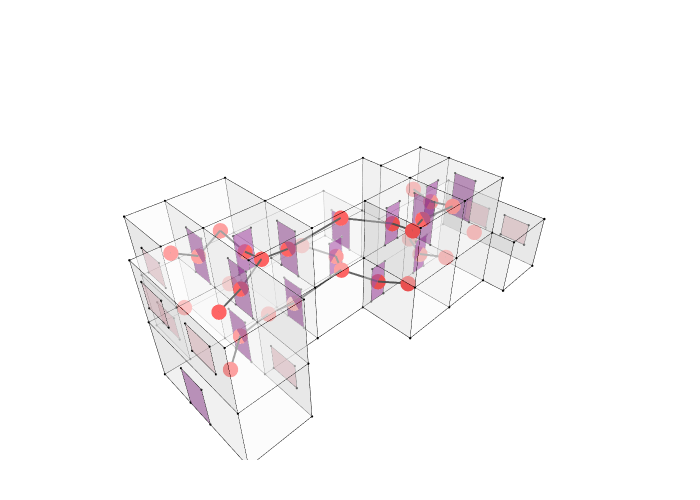

The cell this chart's notebook holds for it:
### Markdown cell above
## 9. Show Circulation Graph Overlaid on Geometry

### Code cell
ap_cluster = Cluster.ByTopologies(aperture_faces)
Topology.Show(cc, ap_cluster, g_circ,
              faceColorKey="color",
              vertexSizeKey="size",
              vertexColorKey="color",
              edgeWidthKey="width",
              edgeColorKey="color",
              faceOpacity=0.4,
              backgroundColor="white",
              width=700,
              height=500,
              renderer=renderer)

### Figure 1 — Plotly figure (JSON) as saved in the notebook; plotly's stock layout.template omitted (floating-point values rounded to 4 significant figures; data arrays with more than 128 entries replaced by an {"elided": "..."} marker saying what was removed)
{"data": [{"customdata": ["", "", "", "", "", "", "", "", "", "", "", "", "", "", "", "", "", "", "", "", "", "", "", "", "", "", "", "", "", "", "", "", "", "", "", "", "", "", "", "", "", "", "", "", "", "", "", "", "", "", "", "", "", "", "", "", "", "", "", "", "", "", "", "", "", "", "", ""], "hoverinfo": "text", "hovertemplate": ["Click ", "Click ", "Click ", "Click ", "Click ", "Click ", "Click ", "Click ", "Click ", "Click ", "Click ", "Click ", "Click ", "Click ", "Click ", "Click ", "Click ", "Click ", "Click ", "Click ", "Click ", "Click ", "Click ", "Click ", "Click ", "Click ", "Click ", "Click ", "Click ", "Click ", "Click ", "Click ", "Click ", "Click ", "Click ", "Click ", "Click ", "Click ", "Click ", "Click ", "Click ", "Click ", "Click ", "Click ", "Click ", "Click ", "Click ", "Click ", "Click ", "Click ", "Click ", "Click ", "Click ", "Click ", "Click ", "Click ", "Click ", "Click ", "Click ", "Click ", "Click ", "Click ", "Click ", "Click ", "Click ", "Click ", "Click ", "Click "], "hovertext": ["", "", "", "", "", "", "", "", "", "", "", "", "", "", "", "", "", "", "", "", "", "", "", "", "", "", "", "", "", "", "", "", "", "", "", "", "", "", "", "", "", "", "", "", "", "", "", "", "", "", "", "", "", "", "", "", "", "", "", "", "", "", "", "", "", "", "", ""], "legendgroup": "1", "legendrank": 1, "marker": {"color": ["#000000", "#000000", "#000000", "#000000", "#000000", "#000000", "#000000", "#000000", "#000000", "#000000", "#000000", "#000000", "#000000", "#000000", "#000000", "#000000", "#000000", "#000000", "#000000", "#000000", "#000000", "#000000", "#000000", "#000000", "#000000", "#000000", "#000000", "#000000", "#000000", "#000000", "#000000", "#000000", "#000000", "#000000", "#000000", "#000000", "#000000", "#000000", "#000000", "#000000", "#000000", "#000000", "#000000", "#000000", "#000000", "#000000", "#000000", "#000000", "#000000", "#000000", "#000000", "#000000", "#000000", "#000000", "#000000", "#000000", "#000000", "#000000", "#000000", "#000000", "#000000", "#000000", "#000000", "#000000", "#000000", "#000000", "#000000", "#000000"], "line": {"width": 0}, "opacity": 1, "size": [2.8, 2.8, 2.8, 2.8, 2.8, 2.8, 2.8, 2.8, 2.8, 2.8, 2.8, 2.8, 2.8, 2.8, 2.8, 2.8, 2.8, 2.8, 2.8, 2.8, 2.8, 2.8, 2.8, 2.8, 2.8, 2.8, 2.8, 2.8, 2.8, 2.8, 2.8, 2.8, 2.8, 2.8, 2.8, 2.8, 2.8, 2.8, 2.8, 2.8, 2.8, 2.8, 2.8, 2.8, 2.8, 2.8, 2.8, 2.8, 2.8, 2.8, 2.8, 2.8, 2.8, 2.8, 2.8, 2.8, 2.8, 2.8, 2.8, 2.8, 2.8, 2.8, 2.8, 2.8, 2.8, 2.8, 2.8, 2.8], "sizemode": "diameter", "symbol": "circle"}, "mode": "markers", "name": "1: Untitled (Vertices)", "showlegend": false, "text": ["", "", "", "", "", "", "", "", "", "", "", "", "", "", "", "", "", "", "", "", "", "", "", "", "", "", "", "", "", "", "", "", "", "", "", "", "", "", "", "", "", "", "", "", "", "", "", "", "", "", "", "", "", "", "", "", "", "", "", "", "", "", "", "", "", "", "", ""], "type": "scatter3d", "x": [16310, 16310, 10310, 10310, 16310, 16310, 10310, 10310, 7310, 7310, 7310, 7310, 10310, 13310, 16310, 16310, 10310, 13310, 16310, 16310, 10310, 7310, 7310, 10310, 5512.0, 5512.0, 5512.0, 5512.0, 7310, 7310, 16310, 10310, 13310, 16310, 16310, 16310, 13310, 16310, 13310, 19310, 19310, 19310, 19310, 5512.0, 5512.0, 7310, 4310, 4310, 7310, 4310, 4310, 7310, 16310, 13310, 19310, 19310, 19310, 19310, 22310, 19310, 22310, 22310, 19310, 22310, 4310, 4310, 7310, 19310], "y": [-760, 2240, 2240, -760, -760, 2240, 2240, -760, 2240, -760, 2240, -760, -3760, -3760, -3760, -1962.0, -3760, -3760, -3760, -1962.0, 2240, 2240, -760, -760, 2240, -760, 2240, -760, -3760, -3760, -760, -3760, -3760, -3760, -1962.0, -6760, -6760, -6760, -6760, -1962.0, -3760, -1962.0, -3760, 2240, -760, -3760, -760, -6760, -6760, -760, -6760, -6760, -6760, -6760, -1962.0, -3760, -6760, -6760, -1962.0, -7962.0, -7962.0, -1962.0, -7962.0, -7962.0, -760, -6760, -6760, -6760], "z": [3000, 3000, 3000, 3000, 0, 0, 0, 0, 3000, 3000, 0, 0, 3000, 3000, 3000, 3000, 0, 0, 0, 0, 6000, 6000, 6000, 6000, 3000, 3000, 0, 0, 3000, 0, 6000, 6000, 6000, 6000, 6000, 3000, 3000, 0, 0, 3000, 3000, 0, 0, 6000, 6000, 6000, 3000, 3000, 3000, 0, 0, 0, 6000, 6000, 6000, 6000, 3000, 0, 3000, 3000, 3000, 0, 0, 0, 6000, 6000, 6000, 6000]}, {"hoverinfo": "text", "hovertext": [], "legendgroup": "2", "legendrank": 2, "line": {"color": "#000000", "dash": "solid", "width": 1}, "marker": {"color": "#000000", "size": 0.25, "symbol": "circle"}, "mode": "markers+lines", "name": "1: Untitled (Edges)", "showlegend": false, "text": [], "type": "scatter3d", "x": {"elided": "411 float values"}, "y": {"elided": "411 float values"}, "z": {"elided": "411 int values"}}, {"cmax": 1, "cmin": 0, "color": "#FAFAFA", "colorscale": [[0, "#440154"], [0.1111, "#482878"], [0.2222, "#3e4989"], [0.3333, "#31688e"], [0.4444, "#26828e"], [0.5556, "#1f9e89"], [0.6667, "#35b779"], [0.7778, "#6ece58"], [0.8889, "#b5de2b"], [1, "#fde725"]], "facecolor": {"elided": "192 str values"}, "flatshading": true, "hoverinfo": "text", "hovertext": {"elided": "192 str values"}, "i": {"elided": "192 int values"}, "j": {"elided": "192 int values"}, "k": {"elided": "192 int values"}, "legendgroup": "3", "legendrank": 3, "lighting": {"facenormalsepsilon": 0}, "name": "1: Untitled (Faces)", "opacity": 0.4, "showlegend": false, "showscale": false, "text": {"elided": "192 str values"}, "type": "mesh3d", "x": [16310, 10310, 10310, 16310, 16310, 16310, 10310, 10310, 7310, 7310, 7310, 7310, 13310, 10310, 16310, 16310, 10310, 13310, 16310, 16310, 7310, 10310, 7310, 10310, 5512.0, 5512.0, 5512.0, 5512.0, 7310, 7310, 16310, 10310, 13310, 16310, 16310, 13310, 16310, 16310, 13310, 19310, 19310, 19310, 19310, 5512.0, 5512.0, 7310, 4310, 4310, 7310, 4310, 4310, 7310, 16310, 13310, 19310, 19310, 19310, 19310, 22310, 19310, 22310, 22310, 19310, 22310, 4310, 4310, 7310, 19310], "y": [2240, 2240, -760, -760, -760, 2240, 2240, -760, 2240, -760, 2240, -760, -3760, -3760, -1962.0, -3760, -3760, -3760, -3760, -1962.0, 2240, 2240, -760, -760, 2240, -760, 2240, -760, -3760, -3760, -760, -3760, -3760, -3760, -1962.0, -6760, -6760, -6760, -6760, -1962.0, -3760, -1962.0, -3760, 2240, -760, -3760, -760, -6760, -6760, -760, -6760, -6760, -6760, -6760, -1962.0, -3760, -6760, -6760, -7962.0, -7962.0, -1962.0, -1962.0, -7962.0, -7962.0, -760, -6760, -6760, -6760], "z": [3000, 3000, 3000, 3000, 0, 0, 0, 0, 3000, 3000, 0, 0, 3000, 3000, 3000, 3000, 0, 0, 0, 0, 6000, 6000, 6000, 6000, 3000, 3000, 0, 0, 3000, 0, 6000, 6000, 6000, 6000, 6000, 3000, 3000, 0, 0, 3000, 3000, 0, 0, 6000, 6000, 6000, 3000, 3000, 3000, 0, 0, 0, 6000, 6000, 6000, 6000, 3000, 0, 3000, 3000, 3000, 0, 0, 0, 6000, 6000, 6000, 6000]}, {"customdata": ["", "", "", "", "", "", "", "", "", "", "", "", "", "", "", "", "", "", "", "", "", "", "", "", "", "", "", "", "", "", "", "", "", "", "", "", "", "", "", "", "", "", "", "", "", "", "", "", "", "", "", "", "", "", "", "", "", "", "", "", "", "", "", "", "", "", "", "", "", "", "", "", "", "", "", "", "", "", "", "", "", "", "", "", "", "", "", ""], "hoverinfo": "text", "hovertemplate": ["Click ", "Click ", "Click ", "Click ", "Click ", "Click ", "Click ", "Click ", "Click ", "Click ", "Click ", "Click ", "Click ", "Click ", "Click ", "Click ", "Click ", "Click ", "Click ", "Click ", "Click ", "Click ", "Click ", "Click ", "Click ", "Click ", "Click ", "Click ", "Click ", "Click ", "Click ", "Click ", "Click ", "Click ", "Click ", "Click ", "Click ", "Click ", "Click ", "Click ", "Click ", "Click ", "Click ", "Click ", "Click ", "Click ", "Click ", "Click ", "Click ", "Click ", "Click ", "Click ", "Click ", "Click ", "Click ", "Click ", "Click ", "Click ", "Click ", "Click ", "Click ", "Click ", "Click ", "Click ", "Click ", "Click ", "Click ", "Click ", "Click ", "Click ", "Click ", "Click ", "Click ", "Click ", "Click ", "Click ", "Click ", "Click ", "Click ", "Click ", "Click ", "Click ", "Click ", "Click ", "Click ", "Click ", "Click ", "Click "], "hovertext": ["", "", "", "", "", "", "", "", "", "", "", "", "", "", "", "", "", "", "", "", "", "", "", "", "", "", "", "", "", "", "", "", "", "", "", "", "", "", "", "", "", "", "", "", "", "", "", "", "", "", "", "", "", "", "", "", "", "", "", "", "", "", "", "", "", "", "", "", "", "", "", "", "", "", "", "", "", "", "", "", "", "", "", "", "", "", "", ""], "legendgroup": "5", "legendrank": 5, "marker": {"color": ["#000000", "#000000", "#000000", "#000000", "#000000", "#000000", "#000000", "#000000", "#000000", "#000000", "#000000", "#000000", "#000000", "#000000", "#000000", "#000000", "#000000", "#000000", "#000000", "#000000", "#000000", "#000000", "#000000", "#000000", "#000000", "#000000", "#000000", "#000000", "#000000", "#000000", "#000000", "#000000", "#000000", "#000000", "#000000", "#000000", "#000000", "#000000", "#000000", "#000000", "#000000", "#000000", "#000000", "#000000", "#000000", "#000000", "#000000", "#000000", "#000000", "#000000", "#000000", "#000000", "#000000", "#000000", "#000000", "#000000", "#000000", "#000000", "#000000", "#000000", "#000000", "#000000", "#000000", "#000000", "#000000", "#000000", "#000000", "#000000", "#000000", "#000000", "#000000", "#000000", "#000000", "#000000", "#000000", "#000000", "#000000", "#000000", "#000000", "#000000", "#000000", "#000000", "#000000", "#000000", "#000000", "#000000", "#000000", "#000000"], "line": {"width": 0}, "opacity": 1, "size": [2.8, 2.8, 2.8, 2.8, 2.8, 2.8, 2.8, 2.8, 2.8, 2.8, 2.8, 2.8, 2.8, 2.8, 2.8, 2.8, 2.8, 2.8, 2.8, 2.8, 2.8, 2.8, 2.8, 2.8, 2.8, 2.8, 2.8, 2.8, 2.8, 2.8, 2.8, 2.8, 2.8, 2.8, 2.8, 2.8, 2.8, 2.8, 2.8, 2.8, 2.8, 2.8, 2.8, 2.8, 2.8, 2.8, 2.8, 2.8, 2.8, 2.8, 2.8, 2.8, 2.8, 2.8, 2.8, 2.8, 2.8, 2.8, 2.8, 2.8, 2.8, 2.8, 2.8, 2.8, 2.8, 2.8, 2.8, 2.8, 2.8, 2.8, 2.8, 2.8, 2.8, 2.8, 2.8, 2.8, 2.8, 2.8, 2.8, 2.8, 2.8, 2.8, 2.8, 2.8, 2.8, 2.8, 2.8, 2.8], "sizemode": "diameter", "symbol": "circle"}, "mode": "markers", "name": "2: Untitled (Vertices)", "showlegend": false, "text": ["", "", "", "", "", "", "", "", "", "", "", "", "", "", "", "", "", "", "", "", "", "", "", "", "", "", "", "", "", "", "", "", "", "", "", "", "", "", "", "", "", "", "", "", "", "", "", "", "", "", "", "", "", "", "", "", "", "", "", "", "", "", "", "", "", "", "", "", "", "", "", "", "", "", "", "", "", "", "", "", "", "", "", "", "", "", "", ""], "type": "scatter3d", "x": [13900.0, 14810, 14810, 13900.0, 16310, 16310, 16310, 16310, 7310, 7310, 7310, 7310, 13900.0, 14810, 14810, 13900.0, 17190.0, 18100.0, 18100.0, 17190.0, 7310, 7310, 7310, 7310, 7310, 7310, 7310, 7310, 8538.0, 9446.0, 9446.0, 8538.0, 17670.0, 18580.0, 18580.0, 17670.0, 14750.0, 15660.0, 15660.0, 14750.0, 16310, 16310, 16310, 16310, 10310, 10310, 10310, 10310, 10310, 10310, 10310, 10310, 19310, 19310, 19310, 19310, 4310, 4310, 4310, 4310, 22310, 22310, 22310, 22310, 22310, 22310, 22310, 22310, 4310, 4310, 4310, 4310, 4310, 4310, 4310, 4310, 5512.0, 5512.0, 5512.0, 5512.0, 7310, 7310, 7310, 7310, 5512.0, 5512.0, 5512.0, 5512.0], "y": [-760, -760, -760, -760, 1614.0, 170.2, 170.2, 1614.0, -1621.0, -2801.0, -2801.0, -1621.0, -3760, -3760, -3760, -3760, -3760, -3760, -3760, -3760, 764.4, -415.6, -415.6, 764.4, -2294.0, -3474.0, -3474.0, -2294.0, -760, -760, -760, -760, -3760, -3760, -3760, -3760, -3760, -3760, -3760, -3760, -4080, -5260, -5260, -4080, -1494.0, -2674.0, -2674.0, -1494.0, -1621.0, -2801.0, -2801.0, -1621.0, -4223.0, -5403.0, -5403.0, -4223.0, -2836.0, -4280, -4280, -2836.0, -3376.0, -4820, -4820, -3376.0, -5796.0, -7240.0, -7240.0, -5796.0, -4340, -5784.0, -5784.0, -4340, -1322.0, -2766.0, -2766.0, -1322.0, 1277.0, -166.9, -166.9, 1277.0, -4500.0, -5943.0, -5943.0, -4500.0, 1277.0, -166.9, -166.9, 1277.0], "z": [0, 0, 2045.0, 2045.0, 2030, 2030, 0, 0, 2340.0, 2340.0, 0, 0, 0, 0, 2045.0, 2045.0, 0, 0, 2045.0, 2045.0, 5340.0, 5340.0, 3000, 3000, 5340.0, 5340.0, 3000, 3000, 3000, 3000, 5045.0, 5045.0, 3000, 3000, 5045.0, 5045.0, 3000, 3000, 5045.0, 5045.0, 5340.0, 5340.0, 3000, 3000, 5340.0, 5340.0, 3000, 3000, 2340.0, 2340.0, 0, 0, 5340.0, 5340.0, 3000, 3000, 2030, 2030, 0, 0, 2300.0, 2300.0, 1044.0, 1044.0, 2300.0, 2300.0, 1044.0, 1044.0, 5339.0, 5339.0, 4082.0, 4082.0, 5339.0, 5339.0, 4082.0, 4082.0, 4936.0, 4936.0, 3680, 3680, 2230, 2230, 973.5, 973.5, 2030, 2030, 773.5, 773.5]}, {"hoverinfo": "text", "hovertext": [], "legendgroup": "6", "legendrank": 6, "line": {"color": "#000000", "dash": "solid", "width": 1}, "marker": {"color": "#000000", "size": 0.25, "symbol": "circle"}, "mode": "markers+lines", "name": "2: Untitled (Edges)", "showlegend": false, "text": [], "type": "scatter3d", "x": {"elided": "264 float values"}, "y": {"elided": "264 float values"}, "z": {"elided": "264 float values"}}, {"cmax": 1, "cmin": 0, "color": "#FAFAFA", "colorscale": [[0, "#440154"], [0.1111, "#482878"], [0.2222, "#3e4989"], [0.3333, "#31688e"], [0.4444, "#26828e"], [0.5556, "#1f9e89"], [0.6667, "#35b779"], [0.7778, "#6ece58"], [0.8889, "#b5de2b"], [1, "#fde725"]], "facecolor": ["#800080", "#800080", "#800080", "#800080", "#800080", "#800080", "#800080", "#800080", "#800080", "#800080", "#800080", "#800080", "#800080", "#800080", "#800080", "#800080", "#800080", "#800080", "#800080", "#800080", "#800080", "#800080", "#800080", "#800080", "#800080", "#800080", "#800080", "#800080", "#800080", "#800080", "#FFC0CB", "#FFC0CB", "#FFC0CB", "#FFC0CB", "#FFC0CB", "#FFC0CB", "#FFC0CB", "#FFC0CB", "#FFC0CB", "#FFC0CB", "#FFC0CB", "#FFC0CB", "#FFC0CB", "#FFC0CB"], "flatshading": true, "hoverinfo": "text", "hovertext": ["Face_01", "Face_02", "Face_03", "Face_04", "Face_05", "Face_06", "Face_07", "Face_08", "Face_09", "Face_10", "Face_11", "Face_12", "Face_13", "Face_14", "Face_15", "Face_16", "Face_17", "Face_18", "Face_19", "Face_20", "Face_21", "Face_22", "Face_23", "Face_24", "Face_25", "Face_26", "Face_27", "Face_28", "Face_29", "Face_30", "Face_31", "Face_32", "Face_33", "Face_34", "Face_35", "Face_36", "Face_37", "Face_38", "Face_39", "Face_40", "Face_41", "Face_42", "Face_43", "Face_44"], "i": [0, 3, 4, 4, 8, 8, 12, 15, 16, 19, 20, 20, 24, 24, 28, 28, 32, 35, 36, 39, 40, 40, 44, 44, 48, 48, 52, 52, 56, 59, 60, 63, 64, 64, 68, 68, 72, 72, 76, 79, 80, 80, 84, 84], "j": [1, 1, 5, 6, 9, 10, 13, 13, 17, 17, 21, 22, 25, 26, 29, 30, 33, 33, 37, 37, 41, 42, 45, 46, 49, 50, 53, 54, 57, 57, 61, 60, 65, 66, 69, 70, 73, 74, 77, 76, 81, 82, 85, 86], "k": [2, 0, 6, 7, 10, 11, 14, 12, 18, 16, 22, 23, 26, 27, 30, 31, 34, 32, 38, 36, 42, 43, 46, 47, 50, 51, 54, 55, 58, 56, 62, 62, 66, 67, 70, 71, 74, 75, 78, 78, 82, 83, 86, 87], "legendgroup": "7", "legendrank": 7, "lighting": {"facenormalsepsilon": 0}, "name": "2: Untitled (Faces)", "opacity": 0.4, "showlegend": false, "showscale": false, "text": ["Face_01", "Face_02", "Face_03", "Face_04", "Face_05", "Face_06", "Face_07", "Face_08", "Face_09", "Face_10", "Face_11", "Face_12", "Face_13", "Face_14", "Face_15", "Face_16", "Face_17", "Face_18", "Face_19", "Face_20", "Face_21", "Face_22", "Face_23", "Face_24", "Face_25", "Face_26", "Face_27", "Face_28", "Face_29", "Face_30", "Face_31", "Face_32", "Face_33", "Face_34", "Face_35", "Face_36", "Face_37", "Face_38", "Face_39", "Face_40", "Face_41", "Face_42", "Face_43", "Face_44"], "type": "mesh3d", "x": [13900.0, 14810, 13900.0, 14810, 16310, 16310, 16310, 16310, 7310, 7310, 7310, 7310, 13900.0, 14810, 13900.0, 14810, 17190.0, 18100.0, 17190.0, 18100.0, 7310, 7310, 7310, 7310, 7310, 7310, 7310, 7310, 9446.0, 9446.0, 8538.0, 8538.0, 17670.0, 18580.0, 17670.0, 18580.0, 14750.0, 15660.0, 14750.0, 15660.0, 16310, 16310, 16310, 16310, 10310, 10310, 10310, 10310, 10310, 10310, 10310, 10310, 19310, 19310, 19310, 19310, 4310, 4310, 4310, 4310, 22310, 22310, 22310, 22310, 22310, 22310, 22310, 22310, 4310, 4310, 4310, 4310, 4310, 4310, 4310, 4310, 5512.0, 5512.0, 5512.0, 5512.0, 7310, 7310, 7310, 7310, 5512.0, 5512.0, 5512.0, 5512.0], "y": [-760, -760, -760, -760, 170.2, 170.2, 1614.0, 1614.0, -2801.0, -2801.0, -1621.0, -1621.0, -3760, -3760, -3760, -3760, -3760, -3760, -3760, -3760, -415.6, -415.6, 764.4, 764.4, -3474.0, -3474.0, -2294.0, -2294.0, -760, -760, -760, -760, -3760, -3760, -3760, -3760, -3760, -3760, -3760, -3760, -5260, -5260, -4080, -4080, -2674.0, -2674.0, -1494.0, -1494.0, -2801.0, -2801.0, -1621.0, -1621.0, -5403.0, -5403.0, -4223.0, -4223.0, -2836.0, -4280, -2836.0, -4280, -4820, -3376.0, -3376.0, -4820, -7240.0, -7240.0, -5796.0, -5796.0, -5784.0, -5784.0, -4340, -4340, -2766.0, -2766.0, -1322.0, -1322.0, -166.9, 1277.0, 1277.0, -166.9, -5943.0, -5943.0, -4500.0, -4500.0, -166.9, -166.9, 1277.0, 1277.0], "z": [0, 2045.0, 2045.0, 0, 2030, 0, 0, 2030, 2340.0, 0, 0, 2340.0, 0, 2045.0, 2045.0, 0, 0, 2045.0, 2045.0, 0, 5340.0, 3000, 3000, 5340.0, 5340.0, 3000, 3000, 5340.0, 3000, 5045.0, 5045.0, 3000, 3000, 5045.0, 5045.0, 3000, 3000, 5045.0, 5045.0, 3000, 5340.0, 3000, 3000, 5340.0, 5340.0, 3000, 3000, 5340.0, 2340.0, 0, 0, 2340.0, 5340.0, 3000, 3000, 5340.0, 2030, 0, 0, 2030, 1044.0, 1044.0, 2300.0, 2300.0, 2300.0, 1044.0, 1044.0, 2300.0, 5339.0, 4082.0, 4082.0, 5339.0, 5339.0, 4082.0, 4082.0, 5339.0, 3680, 3680, 4936.0, 4936.0, 2230, 973.5, 973.5, 2230, 2030, 773.5, 773.5, 2030]}, {"hoverinfo": "text", "hovertext": [], "legendgroup": "10", "legendrank": 10, "line": {"color": "#000000", "dash": "solid", "width": 4}, "marker": {"color": "#000000", "size": 1, "symbol": "circle"}, "mode": "markers+lines", "name": "3: Untitled Graph (Edges)", "showlegend": false, "text": [], "type": "scatter3d", "x": [8810, 8992.0, null, 8810, 8992.0, null, 13310, 15200.0, null, 14810, 15200.0, null, 14810, 16310.0, null, 5810, 7310.0, null, 8810, 7310.0, null, 14810, 14360.0, null, 13310, 14360.0, null, 8810, 7310.0, null, 6411.0, 7310.0, null, 13310, 10310.0, null, 8810, 10310.0, null, 17810, 17640.0, null, 17810, 17640.0, null, 5810, 7310.0, null, 8810, 7310.0, null, 17810, 16310.0, null, 17810, 18120.0, null, 17810, 18120.0, null, 13310, 14360.0, null, 13310, 14360.0, null, 13310, 10310.0, null, 8810, 10310.0, null], "y": [740, -760.0, null, -2260, -760.0, null, -2260, -3760.0, null, -5260, -3760.0, null, -5260, -4670.0, null, -3760, -2211.0, null, -2260, -2211.0, null, -5260, -3760.0, null, -2260, -3760.0, null, 740, 174.4, null, 740, 174.4, null, -2260, -2084.0, null, -2260, -2084.0, null, -5260, -3760.0, null, -2861.0, -3760.0, null, -3760, -2884.0, null, -2260, -2884.0, null, -5260, -4670.0, null, -2861.0, -3760.0, null, -5260, -3760.0, null, 740, -760.0, null, -2260, -760.0, null, -2260, -2211.0, null, -2260, -2211.0, null], "z": [4500, 4023.0, null, 4500, 4023.0, null, 4500, 4023.0, null, 4500, 4023.0, null, 4500, 4170.0, null, 1500, 1170.0, null, 1500, 1170.0, null, 1500, 1023.0, null, 1500, 1023.0, null, 4500, 4170.0, null, 4500, 4170.0, null, 4500, 4170.0, null, 4500, 4170.0, null, 1500, 1023.0, null, 1500, 1023.0, null, 4500, 4170.0, null, 4500, 4170.0, null, 4500, 4170.0, null, 4500, 4023.0, null, 4500, 4023.0, null, 1500, 1023.0, null, 1500, 1023.0, null, 1500, 1170.0, null, 1500, 1170.0, null]}, {"customdata": ["", "", "", "", "", "", "", "", "", "", "", "", "", "", "", "", "", "", "", "", "", "", "", "", "", "", "", "", "", ""], "hoverinfo": "text", "hovertemplate": ["Click ", "Click ", "Click ", "Click ", "Click ", "Click ", "Click ", "Click ", "Click ", "Click ", "Click ", "Click ", "Click ", "Click ", "Click ", "Click ", "Click ", "Click ", "Click ", "Click ", "Click ", "Click ", "Click ", "Click ", "Click ", "Click ", "Click ", "Click ", "Click ", "Click "], "hovertext": ["", "", "", "", "", "", "", "", "", "", "", "", "", "", "", "", "", "", "", "", "", "", "", "", "", "", "", "", "", ""], "legendgroup": "9", "legendrank": 9, "marker": {"color": ["#FF0000", "#FF0000", "#FF0000", "#FF0000", "#FF0000", "#FF0000", "#FF0000", "#FF0000", "#FF0000", "#FF0000", "#FF0000", "#FF0000", "#FF0000", "#FF0000", "#FF0000", "#FF0000", "#FF0000", "#FF0000", "#FF0000", "#FF0000", "#FF0000", "#FF0000", "#FF0000", "#FF0000", "#FF0000", "#FF0000", "#FF0000", "#FF0000", "#FF0000", "#FF0000"], "line": {"width": 0}, "opacity": 1, "size": [18, 18, 18, 18, 18, 18, 18, 18, 18, 18, 18, 18, 18, 18, 18, 18, 18, 18, 18, 18, 18, 18, 18, 18, 18, 18, 18, 18, 18, 18], "sizemode": "diameter", "symbol": "circle"}, "mode": "markers", "name": "3: Untitled Graph (Vertices)", "showlegend": false, "text": ["", "", "", "", "", "", "", "", "", "", "", "", "", "", "", "", "", "", "", "", "", "", "", "", "", "", "", "", "", ""], "type": "scatter3d", "x": [8992.0, 15200.0, 14810, 7310.0, 14360.0, 7310.0, 10310.0, 17640.0, 7310.0, 16310.0, 17810, 18120.0, 20810, 17810, 14360.0, 10310.0, 5810, 17810, 14810, 8810, 8810, 5810, 13310, 17810, 6411.0, 8810, 13310, 13310, 8810, 6411.0], "y": [-760.0, -3760.0, -5260, -2211.0, -3760.0, 174.4, -2084.0, -3760.0, -2884.0, -4670.0, -5260, -3760.0, -4962.0, -5260, -760.0, -2211.0, -3760, -2861.0, -5260, -2260, 740, -3760, -2260, -2861.0, 740, -2260, 740, -2260, 740, 740], "z": [4023.0, 4023.0, 4500, 1170.0, 1023.0, 4170.0, 4170.0, 1023.0, 4170.0, 4170.0, 1500, 4023.0, 1500, 4500, 1023.0, 1170.0, 4500, 4500, 1500, 1500, 4500, 1500, 4500, 1500, 4500, 4500, 1500, 1500, 1500, 1500]}], "layout": {"autosize": true, "height": 500, "margin": {"b": 40, "l": 40, "r": 40, "t": 40}, "paper_bgcolor": "#FFFFFF", "plot_bgcolor": "#FFFFFF", "scene": {"aspectmode": "data", "camera": {"center": {"x": 0, "y": 0, "z": 0}, "eye": {"x": -1.25, "y": -1.25, "z": 1.25}, "projection": {"type": "perspective"}, "up": {"x": 0, "y": 0, "z": 1}}, "xaxis": {"visible": false}, "yaxis": {"visible": false}, "zaxis": {"visible": false}}, "showlegend": true, "width": 700, "xaxis": {"showgrid": false, "visible": false, "zeroline": false}, "yaxis": {"showgrid": false, "visible": false, "zeroline": false}}}
